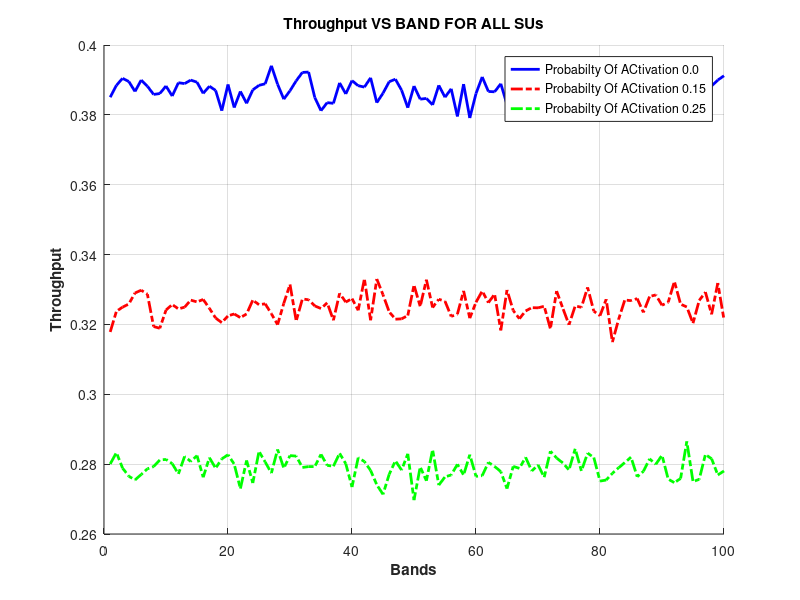
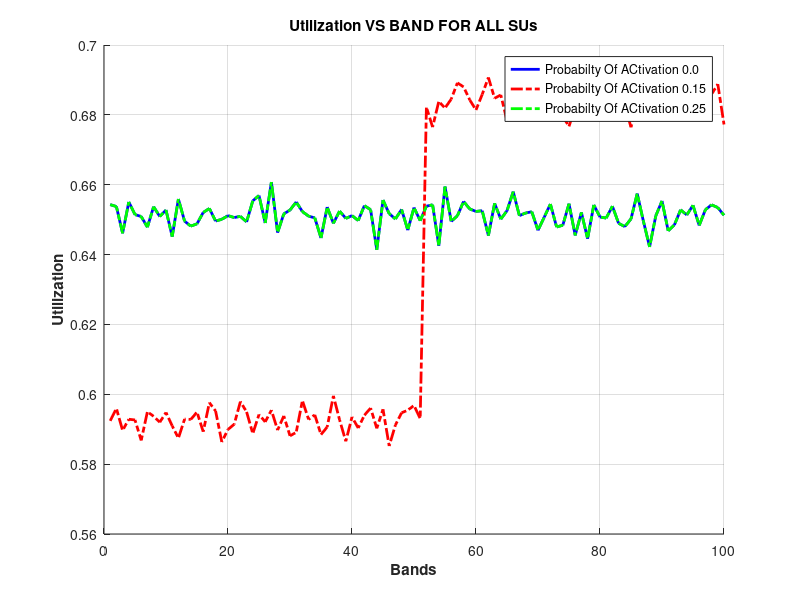
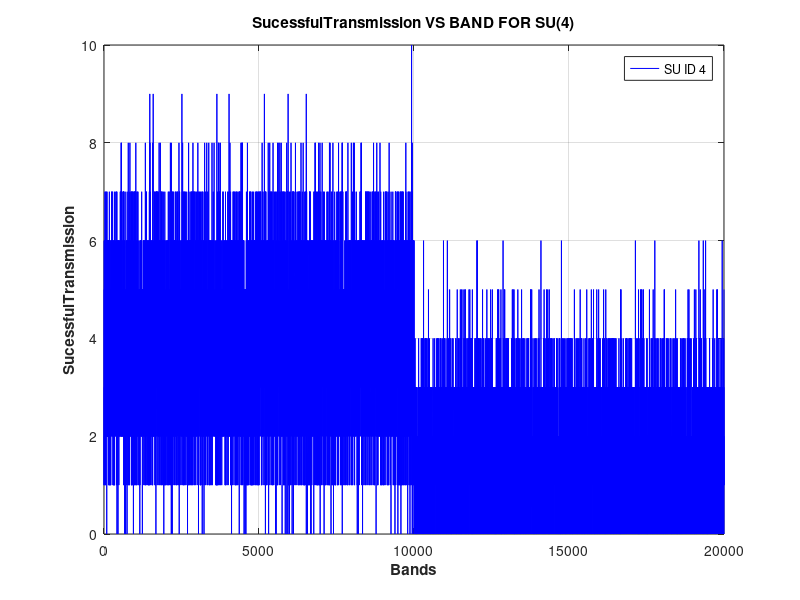
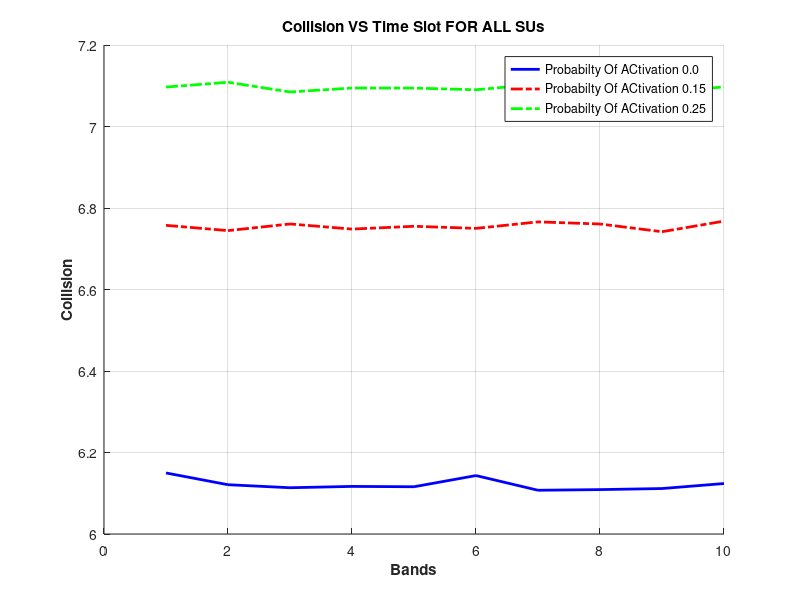

Reproduce these figures in MATLAB, in order. (Note: this script raises an error after producing the figures.)
% Ploting Throughput Results 
%%%%%%%% names of the files that will be imported 
Throughput25 = csvread ('THROUGHPUT_VS_BAND_FOR_ALLSUs_PPU(.25).csv'); 
Throughput15 = csvread ('THROUGHPUT_VS_BAND_FOR_ALLSUs_PPU(.15).csv'); 
Throughput00 = csvread ('THROUGHPUT_VS_BAND_FOR_ALLSUs_PPU(.0).csv'); 


%%%%%%% importing the first colume of each trail to get the graph going on 

x1= Throughput00 (:,1) ;% this is the results from probabilty of 0.0 
y1= Throughput15 (:,1) ;% this is the results from probabilty of 0.15
z1= Throughput25 (:,1) ;% this is the results from probabilty of 0.25

%%%%%%%%%% the Drawing process 
figure(1)
hold on;
plot(x1,'Color','blue','LineWidth',2.0);
plot(y1,'Color','red','linewidth',2.0,'LineStyle','-.');
plot(z1,'Color','green','LineWidth',2.0,'LineStyle','-.');
xlabel('Bands','Fontweight','Bold');
ylabel('Throughput','Fontweight','Bold');
title ('Throughput VS BAND FOR ALL SUs','Fontweight','Bold');
legend ('Probabilty Of ACtivation 0.0 ','Probabilty Of ACtivation 0.15','Probabilty Of ACtivation 0.25 ');
grid on;
hold off;
%%%%%%%%%%%%%%%%%%%%%%%%%%%%%%%%%%%%%%%%%%%%%%%%%%%%%%%%%%%%%%%%%%%%%%%%%%%%%%%%%%%%%%%%%%
%%%%%%%%%%%%%%%%%%%%%%%%%%%%%%%%%%%%%%%%%%%%%%%%%%%%%%%%%%%%%%%%%%%%%%%%%%%%%%%%%%%%%%%%%%
%%%%%%%%%%%%%%%%%%%%%%%%%%%%%%%%%%%%%%%%%%%%%%%%%%%%%%%%%%%%%%%%%%%%%%%%%%%%%%%%%%%%%%%%%%

% Ploting Utilization Results 
%%%%%%%% names of the files that will be imported 
Utilization25 = csvread ('Utilization_VS_BAND_FOR_ALLSUs_PPU(.25).csv'); 
Utilization15 = csvread ('Utilization_VS_BAND_FOR_ALLSUs_PPU(.15).csv'); 
Utilization00 = csvread ('Utilization_VS_BAND_FOR_ALLSUs_PPU(.0).csv'); 


%%%%%%% importing the first colume of each trail to get the graph going on 

x2= Utilization00 (:,1); % this is the results from probabilty of 0.0 
y2= Utilization15 (:,1) ;% this is the results from probabilty of 0.15
z2= Utilization25 (:,1) ;% this is the results from probabilty of 0.25

%%%%%%%%%% the Drawing process 
figure(2)
hold on;
plot(x2,'Color','blue','LineWidth',2.0);
plot(y2,'Color','red','linewidth',2.0,'LineStyle','-.');
plot(z2,'Color','green','LineWidth',2.0,'LineStyle','-.');
xlabel('Bands','Fontweight','Bold');
ylabel('Utilization','Fontweight','Bold');
title ('Utilization VS BAND FOR ALL SUs','Fontweight','Bold');
legend ('Probabilty Of ACtivation 0.0 ','Probabilty Of ACtivation 0.15','Probabilty Of ACtivation 0.25 ');
grid on;
hold off;
%%%%%%%%%%%%%%%%%%%%%%%%%%%%%%%%%%%%%%%%%%%%%%%%%%%%%%%%%%%%%%%%%%%%%%%%%%%%%%%%%%%%%%%%%%
%%%%%%%%%%%%%%%%%%%%%%%%%%%%%%%%%%%%%%%%%%%%%%%%%%%%%%%%%%%%%%%%%%%%%%%%%%%%%%%%%%%%%%%%%%
%%%%%%%%%%%%%%%%%%%%%%%%%%%%%%%%%%%%%%%%%%%%%%%%%%%%%%%%%%%%%%%%%%%%%%%%%%%%%%%%%%%%%%%%%%

%%%%%%%%%%%%%%%%%%%%%%%%%%%%%%%%%%%%%%%%%%%%%%%%%%%%%%%%%%%%%%%%%%%%%%%%%%%%%%%%%%%%%%%%%%
%%%%%%%%%%%%%%%%%%%%%%%%%%%%%%%%%%%%%%%%%%%%%%%%%%%%%%%%%%%%%%%%%%%%%%%%%%%%%%%%%%%%%%%%%%
% %%%%%%%%%%%%%%%%%%%%%%%%%%%%%%%%%%%%%%%%%%%%%%%%%%%%%%%%%%%%%%%%%%%%%%%%%%%%%%%%%%%%%%%%

% Ploting SU Collisions Results 
%%%%%%%% names of the files that will be imported 
Collision25 = csvread ('Collision_VS_SUID_FOR_ALLBANDs_PPU(.25).csv'); 
Collision15 = csvread ('Collision_VS_SUID_FOR_ALLBANDs_PPU(.15).csv'); 
Collision00 = csvread ('Collision_VS_SUID_FOR_ALLBANDs_PPU(.0).csv'); 


%%%%%%% importing the first colume of each trail to get the graph going on 

x4= Collision00 (:,1) ;% this is the results from probabilty of 0.0 
y4= Collision15 (:,1) ;% this is the results from probabilty of 0.15
z4= Collision25 (:,1); % this is the results from probabilty of 0.25

%%%%%%%%%% the Drawing process 
figure(4)
hold on;
plot(x4,'Color','blue','LineWidth',2.0);
plot(y4,'Color','red','linewidth',2.0,'LineStyle','-.');
plot(z4,'Color','green','LineWidth',2.0,'LineStyle','-.');
xlabel('Bands','Fontweight','Bold');
ylabel('Collision','Fontweight','Bold');
title ('Collision VS Time Slot FOR ALL SUs','Fontweight','Bold');
legend ('Probabilty Of ACtivation 0.0 ','Probabilty Of ACtivation 0.15','Probabilty Of ACtivation 0.25 ');
grid on;
hold off;

% Ploting False alaram for all SUs  VS Time  Results 
%%%%%%%% names of the files that will be imported 

SUFA25 = csvread ('PFA_VS_SUID_FOR_ALLBANDs_PPU(.25).csv'); 
SUFA15 = csvread ('PFA_VS_SUID_FOR_ALLBANDs_PPU(.15).csv'); 
SUFA00 = csvread ('PFA_VS_SUID_FOR_ALLBANDs_PPU(.0).csv'); 


%%%%%%% importing the first colume of each trail to get the graph going on 

x7= SUFA00 (:,1); % this is the results from probabilty of 0.0 
y7= SUFA15 (:,1); % this is the results from probabilty of 0.15
z7= SUFA25 (:,1); % this is the results from probabilty of 0.25

%%%%%%%%%% the Drawing process 
figure(7)
hold on;
plot(x7,'Color','blue','LineWidth',2.0);
plot(y7,'Color','red','linewidth',2.0,'LineStyle','-.');
plot(z7,'Color','green','LineWidth',2.0,'LineStyle','-.');
xlabel('Time SLOT','Fontweight','Bold');
ylabel('SU False Alarms Avereged Over Time Slots','Fontweight','Bold');
title ('SU False Alarms Avereged Over Time Slots For Each SU','Fontweight','Bold');
legend ('Probabilty Of ACtivation 0.0 ','Probabilty Of ACtivation 0.15','Probabilty Of ACtivation 0.25 ');
grid on;
hold off;

%%%%%%%%%%%%%%%%%%%%%%%%%%%%%%%%%%%%%%%%%%%%%%%%%%%%%%%%%%%%%%%%%%%%%%%%%%%%%%%%%%%%%%%%%
%%%%%%%%%%%%%%%%%%%%%%%%%%%%%%%%%%%%%%%%%%%%%%%%%%%%%%%%%%%%%%%%%%%%%%%%%%%%%%%%%%%%%%%%%%
%%%%%%%%%%%%%%%%%%%%%%%%%%%%%%%%%%%%%%%%%%%%%%%%%%%%%%%%%%%%%%%%%%%%%%%%%%%%%%%%%%%%%%%%%%

%%%%%%%%%%%%%%%%%%%%%%%%%%%%%%%%%%%%%%%%%%%%%%%%%%%%%%%%%%%%%%%%%%%%%%%%%%%%%%%%%%%%%%%%%%
%%%%%%%%%%%%%%%%%%%%%%%%%%%%%%%%%%%%%%%%%%%%%%%%%%%%%%%%%%%%%%%%%%%%%%%%%%%%%%%%%%%%%%%%%%
%%%%%%%%%%%%%%%%%%%%%%%%%%%%%%%%%%%%%%%%%%%%%%%%%%%%%%%%%%%%%%%%%%%%%%%%%%%%%%%%%%%%%%%%%%


% Ploting Miss-Detecction for all SUs  VS Time  Results 
%%%%%%%% names of the files that will be imported 

SUMD25 = csvread ('PMD_VS_SUID_FOR_ALLBANDs_PPU(.25).csv'); 
SUMD15 = csvread ('PMD_VS_SUID_FOR_ALLBANDs_PPU(.15).csv'); 
SUMD00 = csvread ('PMD_VS_SUID_FOR_ALLBANDs_PPU(.0).csv'); 


%%%%%%% importing the first colume of each trail to get the graph going on 

x8= SUMD00 (:,1); % this is the results from probabilty of 0.0 
y8= SUMD15 (:,1) ;% this is the results from probabilty of 0.15
z8= SUMD25 (:,1) ;% this is the results from probabilty of 0.25

%%%%%%%%%% the Drawing process
figure (8)
hold on;
plot(x8,'Color','blue','LineWidth',2.0);
plot(y8,'Color','red','linewidth',2.0,'LineStyle','-.');
plot(z8,'Color','green','LineWidth',2.0,'LineStyle','-.');
xlabel('Time slot','Fontweight','Bold');
ylabel('SU Miss detection Avereged Over Time Slots','Fontweight','Bold');
title ('SU Miss Detection Avereged Over Time Slots For Each SU','Fontweight','Bold');
legend ('Probabilty Of ACtivation 0.0 ','Probabilty Of ACtivation 0.15','Probabilty Of ACtivation 0.25 ');
grid on;
hold off;

%%%%%%%%%%%%%%%%%%%%%%%%%%%%%%%%%%%%%%%%%%%%%%%%%%%%%%%%%%%%%%%%%%%%%%%%%%%%%%%%%%%%%%%%%
%%%%%%%%%%%%%%%%%%%%%%%%%%%%%%%%%%%%%%%%%%%%%%%%%%%%%%%%%%%%%%%%%%%%%%%%%%%%%%%%%%%%%%%%%%
%%%%%%%%%%%%%%%%%%%%%%%%%%%%%%%%%%%%%%%%%%%%%%%%%%%%%%%%%%%%%%%%%%%%%%%%%%%%%%%%%%%%%%%%%%

%%%%%%%%%%%%%%%%%%%%%%%%%%%%%%%%%%%%%%%%%%%%%%%%%%%%%%%%%%%%%%%%%%%%%%%%%%%%%%%%%%%%%%%%%%
%%%%%%%%%%%%%%%%%%%%%%%%%%%%%%%%%%%%%%%%%%%%%%%%%%%%%%%%%%%%%%%%%%%%%%%%%%%%%%%%%%%%%%%%%%
%%%%%%%%%%%%%%%%%%%%%%%%%%%%%%%%%%%%%%%%%%%%%%%%%%%%%%%%%%%%%%%%%%%%%%%%%%%%%%%%%%%%%%%%%%

% Ploting Sucessful SU4  VS Time  Results 
%%%%%%%% names of the files that will be imported 

SucessfulTransmission00 = csvread ('Successful_VS_Time_FOR_SU(4)_Deterministic.csv'); 


%%%%%%% importing the first colume of each trail to get the graph going on 

x3= SucessfulTransmission00 (:,1) ;% this is the results from probabilty of 0.0 
%%%%%%%%%% the Drawing process
figure(3)
plot(x3,'Color','blue');
xlabel('Bands','Fontweight','Bold');
ylabel('SucessfulTransmission','Fontweight','Bold');
title ('SucessfulTransmission VS BAND FOR SU(4)','Fontweight','Bold');
legend ('SU ID 4');
grid on;


%%%%%%%%%%%%%%%%%%%%%%%%%%%%%%%%%%%%%%%%%%%%%%%%%%%%%%%%%%%%%%%%%%%%%%%%%%%%%%%%%%%%%%%%%
%%%%%%%%%%%%%%%%%%%%%%%%%%%%%%%%%%%%%%%%%%%%%%%%%%%%%%%%%%%%%%%%%%%%%%%%%%%%%%%%%%%%%%%%%%
%%%%%%%%%%%%%%%%%%%%%%%%%%%%%%%%%%%%%%%%%%%%%%%%%%%%%%%%%%%%%%%%%%%%%%%%%%%%%%%%%%%%%%%%%%
% Ploting SU sucessful transmission  Results 
%%%%%%%% names of the files that will be imported 

SucessfulTransmission25 = csvread ('SuccessfulTransmission_VS_BAND_FOR_ALLSUs_PPU(.25).csv'); 
SucessfulTransmission15 = csvread ('SuccessfulTransmission_VS_BAND_FOR_ALLSUs_PPU(.15).csv'); 
SucessfulTransmission00 = csvread ('SuccessfulTransmission_VS_BAND_FOR_ALLSUs_PPU(.0).csv'); 


%%%%%%% importing the first colume of each trail to get the graph going on 

x3= SucessfulTransmission00 (:,1) ;% this is the results from probabilty of 0.0 
y3= SucessfulTransmission15 (:,1) ;% this is the results from probabilty of 0.15
z3= SucessfulTransmission25 (:,1) ;% this is the results from probabilty of 0.25

%%%%%%%%%% the Drawing process
figure(10)
hold on;
plot(x3,'Color','blue','LineWidth',2.0);
plot(y3,'Color','red','linewidth',2.0,'LineStyle','-.');
plot(z3,'Color','green','LineWidth',2.0,'LineStyle','-.');
xlabel('Bands','Fontweight','Bold');
ylabel('SucessfulTransmission','Fontweight','Bold');
title ('SucessfulTransmission VS BAND FOR ALL SUs','Fontweight','Bold');
legend ('Probabilty Of ACtivation 0.0 ','Probabilty Of ACtivation 0.15','Probabilty Of ACtivation 0.25 ');
grid on;
hold off;
%%%%%%%%%%%%%%%%%%%%%%%%%%%%%%%%%%%%%%%%%%%%%%%%%%%%%%%%%%%%%%%%%%%%%%%%%%%%%%%%%%%%%%%%%%
%%%%%%%%%%%%%%%%%%%%%%%%%%%%%%%%%%%%%%%%%%%%%%%%%%%%%%%%%%%%%%%%%%%%%%%%%%%%%%%%%%%%%%%%%%
%%%%%%%%%%%%%%%%%%%%%%%%%%%%%%%%%%%%%%%%%%%%%%%%%%%%%%%%%%%%%%%%%%%%%%%%%%%%%%%%%%%%%%%%%%


% Ploting PU Interferance Ratio Results 
%%%%%%%% names of the files that will be imported 
PUinterferance25 = csvread ('PU_Interfrance_ratio(.25).csv'); 
PUinterferance15 = csvread ('PU_Interfrance_ratio(.15).csv'); 
PUinterferance00 = csvread ('PU_Interfrance_ratio(.0).csv'); 


%%%%%%% importing the first colume of each trail to get the graph going on 

x5= PUinterferance00 (:,1); % this is the results from probabilty of 0.0 
y5= PUinterferance15 (:,1) ;% this is the results from probabilty of 0.15
z5= PUinterferance25 (:,1) ;% this is the results from probabilty of 0.25

%%%%%%%%%% the Drawing process
figure(5)
hold on;
plot(x5,'Color','blue','LineWidth',2.0);
plot(y5,'Color','red','linewidth',2.0,'LineStyle','-.');
plot(z5,'Color','green','LineWidth',2.0,'LineStyle','-.');
xlabel('Bands','Fontweight','Bold');
ylabel('PUinterferance','Fontweight','Bold');
title ('PUinterferance VS BAND FOR ALL PUs','Fontweight','Bold');
legend ('Probabilty Of ACtivation 0.0 ','Probabilty Of ACtivation 0.15','Probabilty Of ACtivation 0.25 ');
grid on;


%%%%%%%%%%%%%%%%%%%%%%%%%%%%%%%%%%%%%%%%%%%%%%%%%%%%%%%%%%%%%%%%%%%%%%%%%%%%%%%%%%%%%%%%%
%%%%%%%%%%%%%%%%%%%%%%%%%%%%%%%%%%%%%%%%%%%%%%%%%%%%%%%%%%%%%%%%%%%%%%%%%%%%%%%%%%%%%%%%%%
%%%%%%%%%%%%%%%%%%%%%%%%%%%%%%%%%%%%%%%%%%%%%%%%%%%%%%%%%%%%%%%%%%%%%%%%%%%%%%%%%%%%%%%%%%

%%%%%%%%%%%%%%%%%%%%%%%%%%%%%%%%%%%%%%%%%%%%%%%%%%%%%%%%%%%%%%%%%%%%%%%%%%%%%%%%%%%%%%%%%%
%%%%%%%%%%%%%%%%%%%%%%%%%%%%%%%%%%%%%%%%%%%%%%%%%%%%%%%%%%%%%%%%%%%%%%%%%%%%%%%%%%%%%%%%%%
%%%%%%%%%%%%%%%%%%%%%%%%%%%%%%%%%%%%%%%%%%%%%%%%%%%%%%%%%%%%%%%%%%%%%%%%%%%%%%%%%%%%%%%%%%



%%%%%%%%%%%%%%%%%%%%%%%%%%%%%%%%%%%%%%%%%%%%%%%%%%%%%%%%%%%%%%%%%%%%%%%%%%%%%%%%%%%%%%%%%
%%%%%%%%%%%%%%%%%%%%%%%%%%%%%%%%%%%%%%%%%%%%%%%%%%%%%%%%%%%%%%%%%%%%%%%%%%%%%%%%%%%%%%%%%%
%%%%%%%%%%%%%%%%%%%%%%%%%%%%%%%%%%%%%%%%%%%%%%%%%%%%%%%%%%%%%%%%%%%%%%%%%%%%%%%%%%%%%%%%%%

%%%%%%%%%%%%%%%%%%%%%%%%%%%%%%%%%%%%%%%%%%%%%%%%%%%%%%%%%%%%%%%%%%%%%%%%%%%%%%%%%%%%%%%%%%
%%%%%%%%%%%%%%%%%%%%%%%%%%%%%%%%%%%%%%%%%%%%%%%%%%%%%%%%%%%%%%%%%%%%%%%%%%%%%%%%%%%%%%%%%%
%%%%%%%%%%%%%%%%%%%%%%%%%%%%%%%%%%%%%%%%%%%%%%%%%%%%%%%%%%%%%%%%%%%%%%%%%%%%%%%%%%%%%%%%%%

% Ploting Changing The Load VS Bands Taken For SUs for all SUs  VS Time  Results 
%%%%%%%% names of the files that will be imported 

NOOFSU5 = csvread ('NUMBER_0F_SU5.csv'); 
NOOFSU8 = csvread ('NUMBER_0F_SU8.csv'); 
NOOFSU10 = csvread ('NUMBER_0F_SU10.csv'); 
NOOFSU12 = csvread ('NUMBER_0F_SU12.csv'); 
NOOFSU15 = csvread ('NUMBER_0F_SU15.csv'); 


%%%%%%% importing the first colume of each trail to get the graph going on 

x9= NOOFSU5 (:,1); % this is the results from having 5 SU 
y9= NOOFSU8 (:,1); % this is the results from having 8 SU 
z9= NOOFSU10 (:,1); % this is the results from having 10 SU
H9= NOOFSU12 (:,1); % this is the results from having 12 SU 
G9= NOOFSU15 (:,1); % this is the results from having 15 SU 

%%%%%%%%%% the Drawing process 
figure(9)
hold on;
plot(x9,'Color','blue','LineWidth',2.0);
plot(y9,'Color','red','linewidth',2.0,'LineStyle','-.');
plot(z9,'Color','green','LineWidth',2.0,'LineStyle','-.');
plot(H9,'Color','black','LineWidth',2.0,'LineStyle','-.');
plot(G9,'Color','yellow','LineWidth',2.0,'LineStyle','-.');

xlabel('SU ID','Fontweight','Bold');
ylabel('Average Value of Used Bands for each SU  ','Fontweight','Bold');
title ('Changing The Load VS Bands Taken For SUs for all SUs','Fontweight','Bold');
legend ('Probabilty Of ACtivation 0.0 ','Probabilty Of ACtivation 0.15','Probabilty Of ACtivation 0.25 ');
grid on;
hold off;






